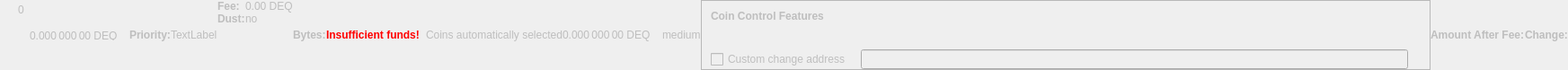
    <widget class="QWidget" name="dummyHideWidget" native="true">
     <property name="enabled">
      <bool>false</bool>
     </property>
     <property name="maximumSize">
      <size>
       <width>100</width>
       <height>22</height>
      </size>
     </property>
     <layout class="QHBoxLayout" name="dummyHideLayout">
      <property name="spacing">
       <number>0</number>
      </property>
      <property name="leftMargin">
       <number>0</number>
      </property>
      <property name="topMargin">
       <number>0</number>
      </property>
      <property name="rightMargin">
       <number>0</number>
      </property>
      <property name="bottomMargin">
       <number>0</number>
      </property>
      <item>
       <layout class="QFormLayout" name="formLayoutCoinControl1">
        <property name="horizontalSpacing">
         <number>10</number>
        </property>
        <property name="verticalSpacing">
         <number>14</number>
        </property>
        <property name="leftMargin">
         <number>10</number>
        </property>
        <property name="topMargin">
         <number>4</number>
        </property>
        <property name="rightMargin">
         <number>6</number>
        </property>
        <item row="0" column="1">
         <widget class="QLabel" name="labelCoinControlBytes">
          <property name="cursor">
           <cursorShape>IBeamCursor</cursorShape>
          </property>
          <property name="contextMenuPolicy">
           <enum>Qt::ActionsContextMenu</enum>
          </property>
          <property name="text">
           <string notr="true">0</string>
          </property>
          <property name="textInteractionFlags">
           <set>Qt::LinksAccessibleByMouse|Qt::TextSelectableByKeyboard|Qt::TextSelectableByMouse</set>
          </property>
         </widget>
        </item>
       </layout>
      </item>
      <item>
       <widget class="QLabel" name="labelCoinControlAfterFee">
        <property name="enabled">
         <bool>false</bool>
        </property>
        <property name="sizePolicy">
         <sizepolicy hsizetype="Fixed" vsizetype="Fixed">
          <horstretch>0</horstretch>
          <verstretch>0</verstretch>
         </sizepolicy>
        </property>
        <property name="minimumSize">
         <size>
          <width>111</width>
          <height>12</height>
         </size>
        </property>
        <property name="maximumSize">
         <size>
          <width>111</width>
          <height>12</height>
         </size>
        </property>
        <property name="cursor">
         <cursorShape>IBeamCursor</cursorShape>
        </property>
        <property name="contextMenuPolicy">
         <enum>Qt::ActionsContextMenu</enum>
        </property>
        <property name="text">
         <string notr="true">0.000 000 00 DEQ</string>
        </property>
        <property name="textInteractionFlags">
         <set>Qt::LinksAccessibleByMouse|Qt::TextSelectableByKeyboard|Qt::TextSelectableByMouse</set>
        </property>
       </widget>
      </item>
      <item>
       <widget class="QLabel" name="labelCoinControlPriorityText">
        <property name="enabled">
         <bool>false</bool>
        </property>
        <property name="font">
         <font>
          <weight>75</weight>
          <bold>true</bold>
         </font>
        </property>
        <property name="text">
         <string>Priority:</string>
        </property>
       </widget>
      </item>
      <item>
       <layout class="QHBoxLayout" name="horizontalLayout">
        <item>
         <widget class="QLabel" name="WarningLabel">
          <property name="text">
           <string>TextLabel</string>
          </property>
         </widget>
        </item>
       </layout>
      </item>
      <item>
       <layout class="QFormLayout" name="formLayoutCoinControl3">
        <property name="horizontalSpacing">
         <number>0</number>
        </property>
        <property name="verticalSpacing">
         <number>0</number>
        </property>
        <property name="leftMargin">
         <number>0</number>
        </property>
        <property name="topMargin">
         <number>0</number>
        </property>
        <property name="rightMargin">
         <number>0</number>
        </property>
        <item row="0" column="0">
         <widget class="QLabel" name="labelCoinControlFeeText">
          <property name="enabled">
           <bool>false</bool>
          </property>
          <property name="font">
           <font>
            <weight>75</weight>
            <bold>true</bold>
           </font>
          </property>
          <property name="text">
           <string>Fee:</string>
          </property>
          <property name="margin">
           <number>0</number>
          </property>
         </widget>
        </item>
        <item row="0" column="1">
         <widget class="QLabel" name="labelCoinControlFee">
          <property name="enabled">
           <bool>false</bool>
          </property>
          <property name="cursor">
           <cursorShape>IBeamCursor</cursorShape>
          </property>
          <property name="contextMenuPolicy">
           <enum>Qt::ActionsContextMenu</enum>
          </property>
          <property name="text">
           <string notr="true">0.00 DEQ</string>
          </property>
          <property name="textInteractionFlags">
           <set>Qt::LinksAccessibleByMouse|Qt::TextSelectableByKeyboard|Qt::TextSelectableByMouse</set>
          </property>
         </widget>
        </item>
        <item row="1" column="0">
         <widget class="QLabel" name="labelCoinControlLowOutputText">
          <property name="enabled">
           <bool>false</bool>
          </property>
          <property name="font">
           <font>
            <weight>75</weight>
            <bold>true</bold>
           </font>
          </property>
          <property name="text">
           <string>Dust:</string>
          </property>
         </widget>
        </item>
        <item row="1" column="1">
         <widget class="QLabel" name="labelCoinControlLowOutput">
          <property name="enabled">
           <bool>false</bool>
          </property>
          <property name="cursor">
           <cursorShape>IBeamCursor</cursorShape>
          </property>
          <property name="contextMenuPolicy">
           <enum>Qt::ActionsContextMenu</enum>
          </property>
          <property name="text">
           <string>no</string>
          </property>
          <property name="textInteractionFlags">
           <set>Qt::LinksAccessibleByMouse|Qt::TextSelectableByKeyboard|Qt::TextSelectableByMouse</set>
          </property>
         </widget>
        </item>
       </layout>
      </item>
      <item>
       <widget class="QLabel" name="labelCoinControlBytesText">
        <property name="enabled">
         <bool>false</bool>
        </property>
        <property name="font">
         <font>
          <weight>75</weight>
          <bold>true</bold>
         </font>
        </property>
        <property name="text">
         <string>Bytes:</string>
        </property>
       </widget>
      </item>
      <item>
       <layout class="QFormLayout" name="formLayoutCoinControl2">
        <property name="horizontalSpacing">
         <number>0</number>
        </property>
        <property name="verticalSpacing">
         <number>0</number>
        </property>
        <property name="leftMargin">
         <number>0</number>
        </property>
        <property name="topMargin">
         <number>0</number>
        </property>
        <property name="rightMargin">
         <number>0</number>
        </property>
       </layout>
      </item>
      <item>
       <layout class="QHBoxLayout" name="horizontalLayoutCoinControl2">
        <property name="spacing">
         <number>0</number>
        </property>
        <property name="bottomMargin">
         <number>0</number>
        </property>
       </layout>
      </item>
      <item>
       <widget class="QLabel" name="labelCoinControlInsuffFunds">
        <property name="enabled">
         <bool>false</bool>
        </property>
        <property name="minimumSize">
         <size>
          <width>0</width>
          <height>0</height>
         </size>
        </property>
        <property name="font">
         <font>
          <weight>75</weight>
          <bold>true</bold>
         </font>
        </property>
        <property name="styleSheet">
         <string notr="true">color:red;font-weight:bold;</string>
        </property>
        <property name="text">
         <string>Insufficient funds!</string>
        </property>
        <property name="margin">
         <number>5</number>
        </property>
       </widget>
      </item>
      <item>
       <layout class="QFormLayout" name="formLayoutCoinControl4">
        <property name="horizontalSpacing">
         <number>0</number>
        </property>
        <property name="verticalSpacing">
         <number>0</number>
        </property>
        <property name="leftMargin">
         <number>0</number>
        </property>
        <property name="topMargin">
         <number>0</number>
        </property>
        <property name="rightMargin">
         <number>0</number>
        </property>
       </layout>
      </item>
      <item>
       <widget class="QLabel" name="labelCoinControlChangeLabel">
        <property name="enabled">
         <bool>false</bool>
        </property>
        <property name="sizePolicy">
         <sizepolicy hsizetype="Preferred" vsizetype="Expanding">
          <horstretch>0</horstretch>
          <verstretch>0</verstretch>
         </sizepolicy>
        </property>
        <property name="minimumSize">
         <size>
          <width>0</width>
          <height>0</height>
         </size>
        </property>
        <property name="text">
         <string/>
        </property>
        <property name="margin">
         <number>3</number>
        </property>
       </widget>
      </item>
      <item>
       <widget class="QLabel" name="labelCoinControlAutomaticallySelected">
        <property name="enabled">
         <bool>false</bool>
        </property>
        <property name="sizePolicy">
         <sizepolicy hsizetype="Fixed" vsizetype="Fixed">
          <horstretch>0</horstretch>
          <verstretch>0</verstretch>
         </sizepolicy>
        </property>
        <property name="minimumSize">
         <size>
          <width>0</width>
          <height>0</height>
         </size>
        </property>
        <property name="maximumSize">
         <size>
          <width>240</width>
          <height>16777215</height>
         </size>
        </property>
        <property name="text">
         <string>Coins automatically selected</string>
        </property>
        <property name="margin">
         <number>5</number>
        </property>
       </widget>
      </item>
      <item>
       <widget class="QLabel" name="labelCoinControlChange">
        <property name="enabled">
         <bool>false</bool>
        </property>
        <property name="sizePolicy">
         <sizepolicy hsizetype="Fixed" vsizetype="Fixed">
          <horstretch>0</horstretch>
          <verstretch>0</verstretch>
         </sizepolicy>
        </property>
        <property name="minimumSize">
         <size>
          <width>111</width>
          <height>0</height>
         </size>
        </property>
        <property name="maximumSize">
         <size>
          <width>111</width>
          <height>16777215</height>
         </size>
        </property>
        <property name="cursor">
         <cursorShape>IBeamCursor</cursorShape>
        </property>
        <property name="contextMenuPolicy">
         <enum>Qt::ActionsContextMenu</enum>
        </property>
        <property name="text">
         <string notr="true">0.000 000 00 DEQ</string>
        </property>
        <property name="textInteractionFlags">
         <set>Qt::LinksAccessibleByMouse|Qt::TextSelectableByKeyboard|Qt::TextSelectableByMouse</set>
        </property>
       </widget>
      </item>
      <item>
       <widget class="QLabel" name="labelCoinControlPriority">
        <property name="enabled">
         <bool>false</bool>
        </property>
        <property name="cursor">
         <cursorShape>IBeamCursor</cursorShape>
        </property>
        <property name="contextMenuPolicy">
         <enum>Qt::ActionsContextMenu</enum>
        </property>
        <property name="text">
         <string>medium</string>
        </property>
        <property name="textInteractionFlags">
         <set>Qt::LinksAccessibleByMouse|Qt::TextSelectableByKeyboard|Qt::TextSelectableByMouse</set>
        </property>
       </widget>
      </item>
      <item>
       <widget class="QFrame" name="frameCoinControl">
        <property name="sizePolicy">
         <sizepolicy hsizetype="Expanding" vsizetype="Expanding">
          <horstretch>0</horstretch>
          <verstretch>0</verstretch>
         </sizepolicy>
        </property>
        <property name="maximumSize">
         <size>
          <width>16777215</width>
          <height>16777215</height>
         </size>
        </property>
        <property name="frameShape">
         <enum>QFrame::StyledPanel</enum>
        </property>
        <property name="frameShadow">
         <enum>QFrame::Sunken</enum>
        </property>
        <layout class="QVBoxLayout" name="verticalLayoutCoinControl2_2">
         <property name="spacing">
          <number>0</number>
         </property>
         <property name="leftMargin">
          <number>0</number>
         </property>
         <property name="topMargin">
          <number>0</number>
         </property>
         <property name="rightMargin">
          <number>0</number>
         </property>
         <property name="bottomMargin">
          <number>0</number>
         </property>
         <item>
          <layout class="QVBoxLayout" name="verticalLayoutCoinControl" stretch="0,0,0,1">
           <property name="spacing">
            <number>0</number>
           </property>
           <property name="leftMargin">
            <number>10</number>
           </property>
           <property name="topMargin">
            <number>10</number>
           </property>
           <item>
            <layout class="QHBoxLayout" name="horizontalLayoutCoinControl1">
             <property name="bottomMargin">
              <number>15</number>
             </property>
             <item>
              <widget class="QLabel" name="labelCoinControlFeatures">
               <property name="enabled">
                <bool>false</bool>
               </property>
               <property name="sizePolicy">
                <sizepolicy hsizetype="Preferred" vsizetype="Maximum">
                 <horstretch>0</horstretch>
                 <verstretch>0</verstretch>
                </sizepolicy>
               </property>
               <property name="font">
                <font>
                 <weight>75</weight>
                 <bold>true</bold>
                </font>
               </property>
               <property name="styleSheet">
                <string notr="true">font-weight:bold;</string>
               </property>
               <property name="text">
                <string>Coin Control Features</string>
               </property>
              </widget>
             </item>
            </layout>
           </item>
           <item>
            <widget class="QWidget" name="widgetCoinControl" native="true">
             <property name="sizePolicy">
              <sizepolicy hsizetype="Preferred" vsizetype="Preferred">
               <horstretch>0</horstretch>
               <verstretch>0</verstretch>
              </sizepolicy>
             </property>
             <property name="minimumSize">
              <size>
               <width>0</width>
               <height>0</height>
              </size>
             </property>
             <property name="styleSheet">
              <string notr="true"/>
             </property>
             <layout class="QHBoxLayout" name="horizontalLayoutCoinControl5_2">
              <property name="leftMargin">
               <number>0</number>
              </property>
              <property name="topMargin">
               <number>0</number>
              </property>
              <property name="rightMargin">
               <number>0</number>
              </property>
              <property name="bottomMargin">
               <number>0</number>
              </property>
              <item>
               <layout class="QHBoxLayout" name="horizontalLayoutCoinControl3">
                <property name="spacing">
                 <number>20</number>
                </property>
                <property name="topMargin">
                 <number>0</number>
                </property>
                <property name="bottomMargin">
                 <number>10</number>
                </property>
               </layout>
              </item>
             </layout>
            </widget>
           </item>
           <item>
            <layout class="QHBoxLayout" name="horizontalLayoutCoinControl4" stretch="0,0,0">
             <property name="spacing">
              <number>12</number>
             </property>
             <property name="sizeConstraint">
              <enum>QLayout::SetDefaultConstraint</enum>
             </property>
             <property name="topMargin">
              <number>5</number>
             </property>
             <property name="rightMargin">
              <number>5</number>
             </property>
             <item>
              <widget class="QCheckBox" name="checkBoxCoinControlChange">
               <property name="enabled">
                <bool>false</bool>
               </property>
               <property name="toolTip">
                <string>If this is activated, but the change address is empty or invalid, change will be sent to a newly generated address.</string>
               </property>
               <property name="text">
                <string>Custom change address</string>
               </property>
              </widget>
             </item>
             <item>
              <widget class="QValidatedLineEdit" name="lineEditCoinControlChange">
               <property name="enabled">
                <bool>false</bool>
               </property>
               <property name="sizePolicy">
                <sizepolicy hsizetype="Expanding" vsizetype="Fixed">
                 <horstretch>0</horstretch>
                 <verstretch>0</verstretch>
                </sizepolicy>
               </property>
              </widget>
             </item>
             <item>
              <widget class="QLabel" name="labelCoinControlChangeLabel_2">
               <property name="sizePolicy">
                <sizepolicy hsizetype="Preferred" vsizetype="Expanding">
                 <horstretch>0</horstretch>
                 <verstretch>0</verstretch>
                </sizepolicy>
               </property>
               <property name="minimumSize">
                <size>
                 <width>0</width>
                 <height>0</height>
                </size>
               </property>
               <property name="text">
                <string/>
               </property>
               <property name="margin">
                <number>3</number>
               </property>
              </widget>
             </item>
            </layout>
           </item>
           <item>
            <spacer name="verticalSpacerCoinControl">
             <property name="orientation">
              <enum>Qt::Vertical</enum>
             </property>
             <property name="sizeHint" stdset="0">
              <size>
               <width>800</width>
               <height>1</height>
              </size>
             </property>
            </spacer>
           </item>
          </layout>
         </item>
        </layout>
       </widget>
      </item>
      <item>
       <widget class="QLabel" name="labelCoinControlAfterFeeText">
        <property name="enabled">
         <bool>false</bool>
        </property>
        <property name="minimumSize">
         <size>
          <width>0</width>
          <height>0</height>
         </size>
        </property>
        <property name="maximumSize">
         <size>
          <width>16777215</width>
          <height>16777215</height>
         </size>
        </property>
        <property name="font">
         <font>
          <weight>75</weight>
          <bold>true</bold>
         </font>
        </property>
        <property name="text">
         <string>Amount After Fee:</string>
        </property>
        <property name="alignment">
         <set>Qt::AlignLeading|Qt::AlignLeft|Qt::AlignVCenter</set>
        </property>
        <property name="margin">
         <number>0</number>
        </property>
       </widget>
      </item>
      <item>
       <widget class="QLabel" name="labelCoinControlChangeText">
        <property name="enabled">
         <bool>false</bool>
        </property>
        <property name="sizePolicy">
         <sizepolicy hsizetype="Preferred" vsizetype="Preferred">
          <horstretch>0</horstretch>
          <verstretch>0</verstretch>
         </sizepolicy>
        </property>
        <property name="minimumSize">
         <size>
          <width>0</width>
          <height>0</height>
         </size>
        </property>
        <property name="maximumSize">
         <size>
          <width>16777215</width>
          <height>16777215</height>
         </size>
        </property>
        <property name="font">
         <font>
          <weight>75</weight>
          <bold>true</bold>
         </font>
        </property>
        <property name="text">
         <string>Change:</string>
        </property>
        <property name="alignment">
         <set>Qt::AlignLeading|Qt::AlignLeft|Qt::AlignVCenter</set>
        </property>
       </widget>
      </item>
     </layout>
    </widget>
